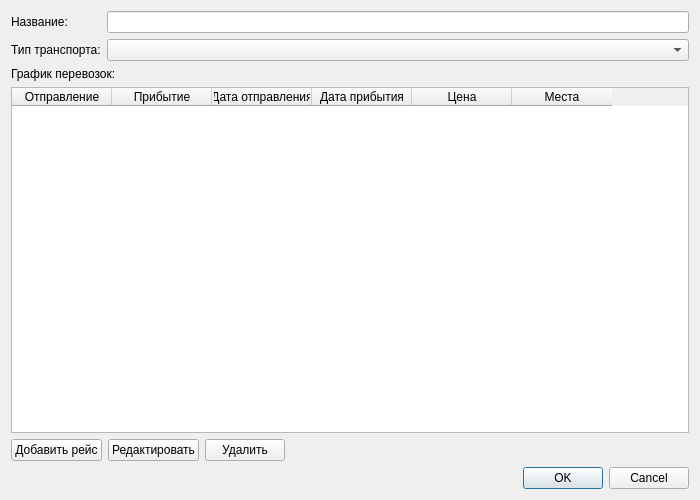
<?xml version="1.0" encoding="UTF-8"?>
<ui version="4.0">
 <class>CompanyDialog</class>
 <widget class="QDialog" name="CompanyDialog">
  <property name="geometry">
   <rect>
    <x>0</x>
    <y>0</y>
    <width>700</width>
    <height>500</height>
   </rect>
  </property>
  <property name="windowTitle">
   <string>Транспортная компания</string>
  </property>
  <layout class="QVBoxLayout" name="verticalLayout">
   <item>
    <layout class="QFormLayout" name="formLayout">
     <item row="0" column="0">
      <widget class="QLabel" name="nameLabel">
       <property name="text">
        <string>Название:</string>
       </property>
      </widget>
     </item>
     <item row="0" column="1">
      <widget class="QLineEdit" name="nameEdit"/>
     </item>
     <item row="1" column="0">
      <widget class="QLabel" name="typeLabel">
       <property name="text">
        <string>Тип транспорта:</string>
       </property>
      </widget>
     </item>
     <item row="1" column="1">
      <widget class="QComboBox" name="typeCombo"/>
     </item>
    </layout>
   </item>
   <item>
    <widget class="QLabel" name="schedulesLabel">
     <property name="text">
      <string>График перевозок:</string>
     </property>
    </widget>
   </item>
   <item>
    <widget class="QTableWidget" name="schedulesTable">
     <column>
      <property name="text">
       <string>Отправление</string>
      </property>
     </column>
     <column>
      <property name="text">
       <string>Прибытие</string>
      </property>
     </column>
     <column>
      <property name="text">
       <string>Дата отправления</string>
      </property>
     </column>
     <column>
      <property name="text">
       <string>Дата прибытия</string>
      </property>
     </column>
     <column>
      <property name="text">
       <string>Цена</string>
      </property>
     </column>
     <column>
      <property name="text">
       <string>Места</string>
      </property>
     </column>
    </widget>
   </item>
   <item>
    <layout class="QHBoxLayout" name="horizontalLayout">
     <item>
      <widget class="QPushButton" name="addScheduleButton">
       <property name="text">
        <string>Добавить рейс</string>
       </property>
      </widget>
     </item>
     <item>
      <widget class="QPushButton" name="editScheduleButton">
       <property name="text">
        <string>Редактировать</string>
       </property>
      </widget>
     </item>
     <item>
      <widget class="QPushButton" name="deleteScheduleButton">
       <property name="text">
        <string>Удалить</string>
       </property>
      </widget>
     </item>
     <item>
      <spacer name="horizontalSpacer">
       <property name="orientation">
        <enum>Qt::Horizontal</enum>
       </property>
       <property name="sizeHint" stdset="0">
        <size>
         <width>40</width>
         <height>20</height>
        </size>
       </property>
      </spacer>
     </item>
    </layout>
   </item>
   <item>
    <widget class="QDialogButtonBox" name="buttonBox">
     <property name="standardButtons">
      <set>QDialogButtonBox::Cancel|QDialogButtonBox::Ok</set>
     </property>
    </widget>
   </item>
  </layout>
 </widget>
 <resources/>
 <connections/>
</ui>
